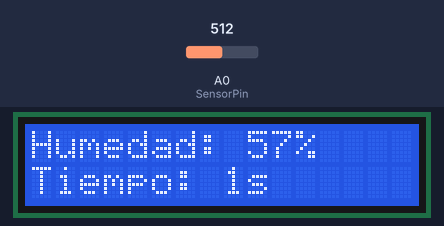
Simulated run of this sketch. Board: Arduino Uno, built with avr-gcc and run on an emulated ATmega328P. Shown: 16×2 character LCD. The test bench sets the inputs (shaded band); at power-on: A0 (SensorPin) = 512. What the sketch prints to the serial monitor is not drawn.

Above: at 1.2 s.
1.3 s: A0 (SensorPin) set to 290
At 3.3 s:
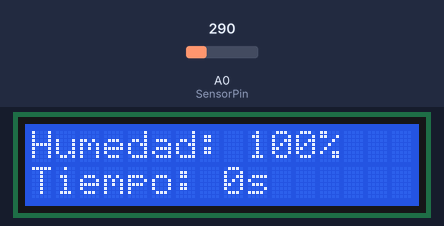
3.6 s: A0 (SensorPin) set to 306
At 5.0 s:
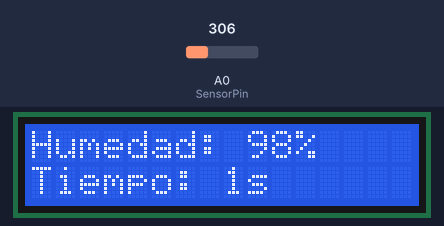
6.7 s: A0 (SensorPin) set to 511
At 8.0 s:
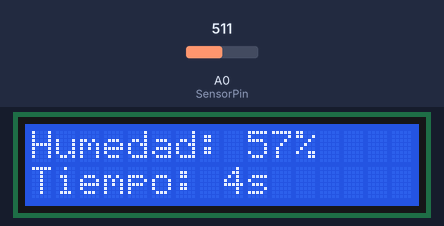
Timing chart, 0 to 9.7 s (numbered marks = the images above; inputs shaded):
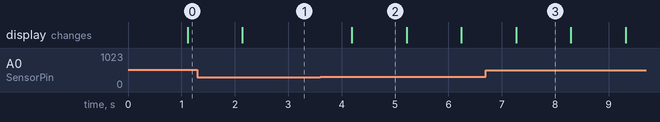

The sketch:

sensor_de_humedad_del_suelo_con_lcd.ino
```cpp
#include <Wire.h>
#include <LiquidCrystal_I2C.h>

// Pin del sensor de humedad
const int SensorPin = A0;

// Valores de calibración
const int MinHum = 800; // Valor en aire (seco)
const int MaxHum = 300; // Valor en agua (mojado)

// Inicializa la pantalla LCD (ajusta la dirección I2C según tu módulo)
LiquidCrystal_I2C lcd(0x27, 16, 2); // Dirección I2C y tamaño del LCD (16x2)

unsigned long startTime = 0; // Variable para almacenar el tiempo de inicio

void setup() {
  Serial.begin(9600);

  // Configuración del pin del sensor de humedad
  pinMode(SensorPin, INPUT);

  // Inicializa la comunicación I2C para la pantalla LCD
  lcd.init();
  lcd.backlight();
}

void loop() {
  // Lee el valor analógico del sensor de humedad
  int humedad = analogRead(SensorPin);

  // Calibrar el valor de humedad
  int porcentajeHumedad = map(humedad, MinHum, MaxHum, 0, 100);

  // Asegúrate de que el porcentaje esté dentro del rango
  porcentajeHumedad = constrain(porcentajeHumedad, 0, 100);

  // Imprime los valores en el monitor serial
  Serial.print("Humedad: ");
  Serial.print(porcentajeHumedad);
  Serial.print("% (");
  Serial.print(humedad);
  Serial.println(")");

  // Si la humedad es 100%, reinicia el tiempo de inicio
  if (porcentajeHumedad >= 100) {
    startTime = millis();
  }

  // Calcular el tiempo transcurrido desde startTime
  unsigned long tiempoTranscurrido = (millis() - startTime) / 1000;

  // Muestra la humedad y el tiempo en segundos en la pantalla LCD
  lcd.setCursor(0, 0);
  lcd.print("Humedad: ");
  lcd.print(porcentajeHumedad);
  lcd.print("%  ");

  lcd.setCursor(0, 1);
  lcd.print("Tiempo: ");
  lcd.print(tiempoTranscurrido);
  lcd.print("s ");

  delay(1000); // Actualiza cada segundo
}
```

Measured:
- after the input at 3.6 s, the display: changes after 0.59 s (image 2)
- what the display in image 2 shows lasts 1.0 s, from 4.2 s to 5.2 s
